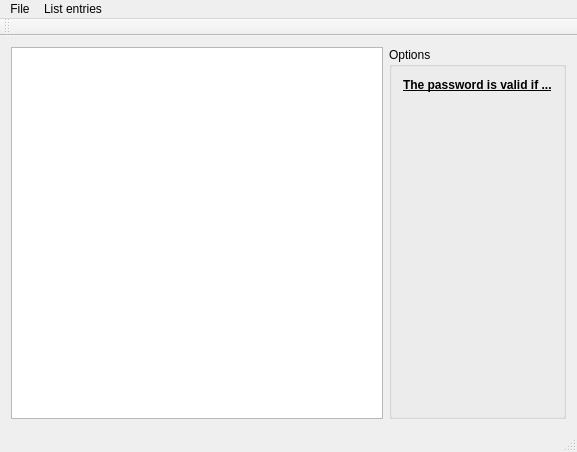
<?xml version="1.0" encoding="UTF-8"?>
<ui version="4.0">
 <class>FrmMain</class>
 <widget class="QMainWindow" name="FrmMain">
  <property name="geometry">
   <rect>
    <x>0</x>
    <y>0</y>
    <width>577</width>
    <height>452</height>
   </rect>
  </property>
  <property name="windowTitle">
   <string>FrmMain</string>
  </property>
  <widget class="QWidget" name="centralWidget">
   <layout class="QHBoxLayout" name="horizontalLayout">
    <item>
     <widget class="QListWidget" name="lstPassword"/>
    </item>
    <item>
     <widget class="QGroupBox" name="gbxOptions">
      <property name="title">
       <string>Options</string>
      </property>
      <layout class="QVBoxLayout" name="verticalLayout">
       <item>
        <widget class="QLabel" name="lblTitle">
         <property name="styleSheet">
          <string notr="true">text-decoration: underline;
font-weight:bold;</string>
         </property>
         <property name="text">
          <string>The password is valid if ...</string>
         </property>
        </widget>
       </item>
       <item>
        <spacer name="verticalSpacer">
         <property name="orientation">
          <enum>Qt::Vertical</enum>
         </property>
         <property name="sizeHint" stdset="0">
          <size>
           <width>20</width>
           <height>40</height>
          </size>
         </property>
        </spacer>
       </item>
      </layout>
     </widget>
    </item>
   </layout>
  </widget>
  <widget class="QMenuBar" name="menuBar">
   <property name="geometry">
    <rect>
     <x>0</x>
     <y>0</y>
     <width>577</width>
     <height>22</height>
    </rect>
   </property>
   <widget class="QMenu" name="menuFile">
    <property name="title">
     <string>File</string>
    </property>
    <addaction name="actionExit"/>
   </widget>
   <widget class="QMenu" name="menuList_entries">
    <property name="title">
     <string>List entries</string>
    </property>
    <addaction name="actionImport"/>
    <addaction name="actionExport"/>
   </widget>
   <addaction name="menuFile"/>
   <addaction name="menuList_entries"/>
  </widget>
  <widget class="QToolBar" name="mainToolBar">
   <attribute name="toolBarArea">
    <enum>TopToolBarArea</enum>
   </attribute>
   <attribute name="toolBarBreak">
    <bool>false</bool>
   </attribute>
  </widget>
  <widget class="QStatusBar" name="statusBar"/>
  <action name="actionExit">
   <property name="text">
    <string>Exit</string>
   </property>
  </action>
  <action name="actionImport">
   <property name="text">
    <string>Import</string>
   </property>
  </action>
  <action name="actionExport">
   <property name="text">
    <string>Export</string>
   </property>
  </action>
 </widget>
 <layoutdefault spacing="6" margin="11"/>
 <resources/>
 <connections/>
</ui>
